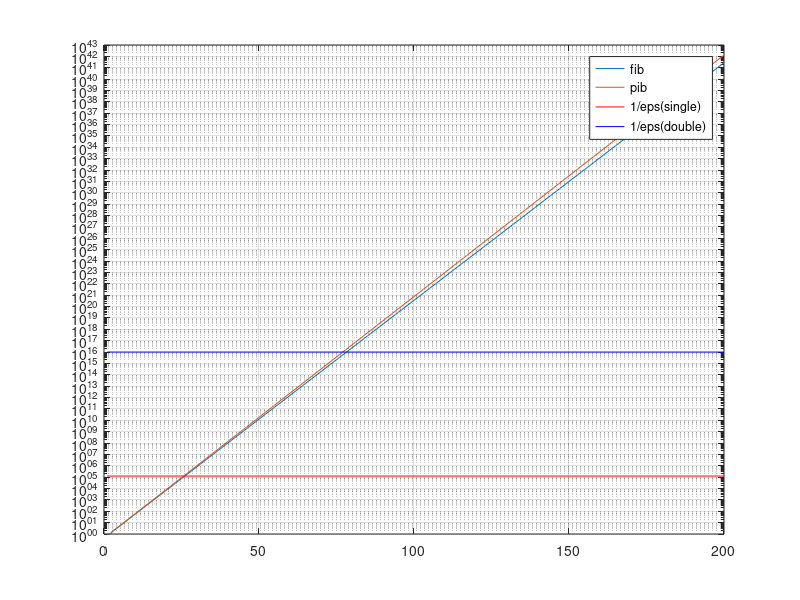
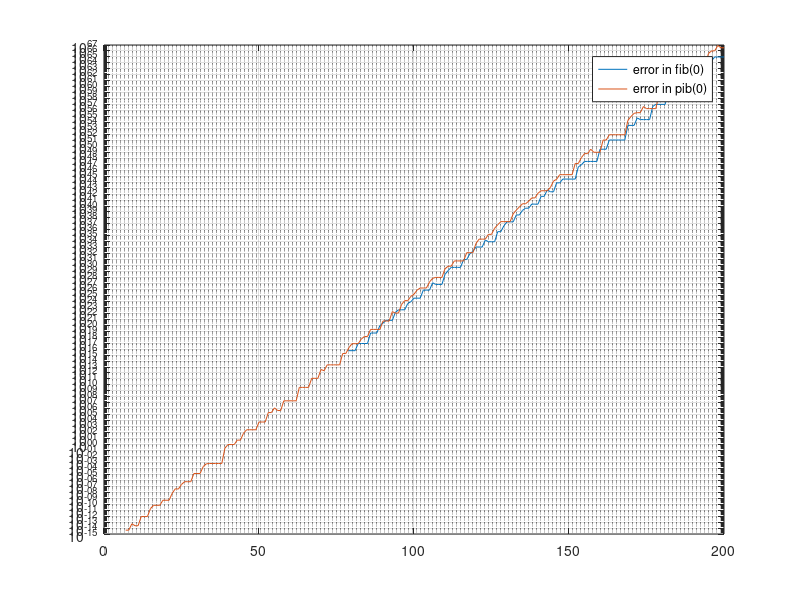

Here is the MATLAB script that generated these plots, in order:
% fib(i) and pib(i) refers to i-1 th term in the respective sequences.
c=1+(sqrt(3)/100);
sz=200;
fib = zeros(1,sz);
pib = zeros(1,sz);
newfibzero= zeros(1,sz);
newpibzero= zeros(1,sz);
fib(1)=1;
fib(2)=1;
pib(1)=1;
pib(2)=1;

for i=3:sz
    fib(i)=fib(i-1)+fib(i-2);
    pib(i)=c*pib(i-1)+pib(i-2);
end

newfibzero(1)=1;
newfibzero(2)=1;
for n=sz:-1:3
    temp1=fib(n);
    temp2=fib(n-1);
    for k=n-2:-1:1
        dummy=temp2;
        temp2=temp1-temp2; 
        temp1=dummy;
    end
    newfibzero(n)=temp2;
end

newpibzero(1)=1;
newpibzero(2)=1;
for n=sz:-1:3
    temp1=pib(n);
    temp2=pib(n-1);
    for k=n-2:-1:1
        dummy=temp2;
        temp2=temp1-c*temp2;
        temp1=dummy;
    end
    newpibzero(n)=temp2;
end

figure(1)
semilogy(fib,'-');
hold on;
semilogy(pib,'-');
line([1,sz],[125000 125000],'Color','r');
line([1,sz],[10^16 10^16],'Color','b');
legend('fib','pib','1/eps(single)','1/eps(double)');
grid on;

figure(2)
semilogy(abs(1-newfibzero),'-');
hold on;
semilogy(abs(1-newpibzero),'-');
legend('error in fib(0)','error in pib(0)');
grid on;